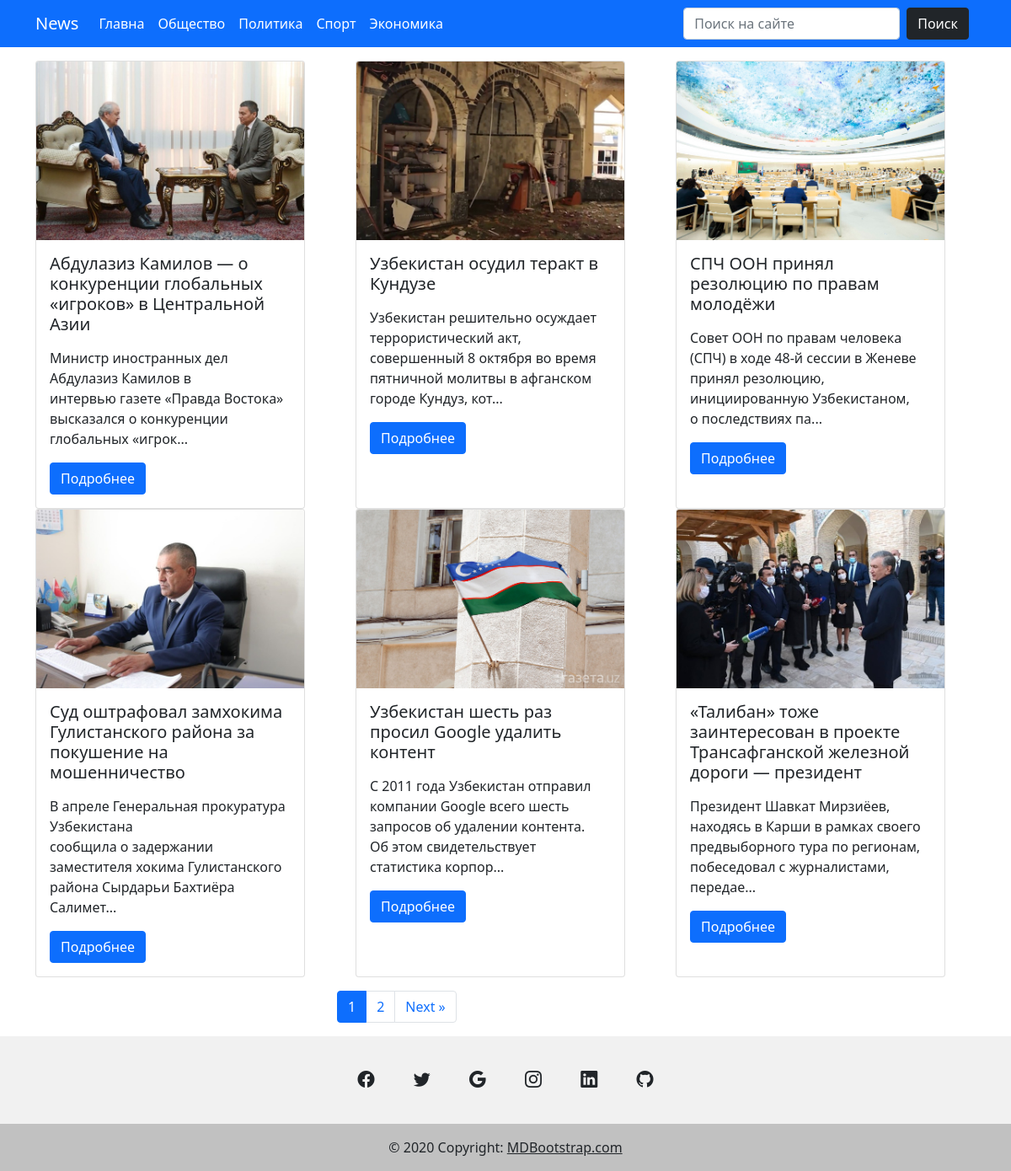
Screenshot of /category/politika with the database file from the repository.
### news/models.py (models this page shows, shortened)
class Category(models.Model):
	title = models.CharField(max_length=255)
	slug = models.SlugField(max_length=255, verbose_name='url', unique=True)
	def __str__(self):
		return self.title
	def get_absolute_url(self):
		return reverse('category', kwargs={"slug": self.slug})
	class Meta:
		ordering = ['title']
		verbose_name = 'Категория'
		verbose_name_plural = 'Категории'

class Post(models.Model):
	title = models.CharField(max_length=255)
	slug = models.SlugField(max_length=255, verbose_name='url', unique=True)
	content = models.TextField()
	created_at = models.DateTimeField(auto_now_add=True, verbose_name='Опублековано')
	photo = models.ImageField(upload_to='photo/%Y/%m/%d/', blank=False)
	views = models.IntegerField(default=0, verbose_name='Количество просмотров')
	category = models.ForeignKey(Category, on_delete=models.PROTECT, related_name='posts')
	tags = models.ManyToManyField(Tag, blank=True, related_name='posts')
	def get_absolute_url(self):
		return reverse('post', kwargs={"slug": self.slug})
	class Meta:
		ordering = ['-created_at']
		verbose_name = 'Пост'
		verbose_name_plural = 'Посты'

### news/views.py (the view)
# urls.py: path('category/<str:slug>', PostsByCategory.as_view(), name='category'),
class PostsByCategory(ListView):
	template_name = 'news/home_page.html'
	context_object_name = 'posts'
	paginate_by = 6
	allow_empty = False
	def get_queryset(self):
		return Post.objects.filter(category__slug=self.kwargs['slug'])
	def get_context_data(self, *, object_list=None, **kwargs):
		context = super().get_context_data(**kwargs)
		context['title'] = Category.objects.get(slug=self.kwargs['slug'])
		return context

### news/templatetags/menu.py (called while the page is built)
@register.inclusion_tag('news/categories_tpl.html')
def show_categories():
	categories = Category.objects.all()
	return {"categories": categories}

### news/templates/news/home_page.html (shortened to what this page needs)
{% extends 'news/base.html' %}
{%block main%}
<section class="p-3">
    <div class="container">
        <div class="row">
            {% for post in posts %}
            <div class="col-md-4 d-flex align-items-stretch">
                <div class="card" style="width: 20rem;">
                    {% if post.photo %}
                    <img src="{{ post.photo.url }}" class="card-img-top" alt="{{ post.title }}">
                    {% else %}
                    <img src="..." class="card-img-top" alt="...">
                    {% endif %}
                    <div class="card-body">
                        <h5 class="card-title">{{ post.title }}</h5>
                        <p class="card-text">{{ post.content|slice:150|safe }}...</p>
                        <a href="{{ post.get_absolute_url }}" class="btn btn-primary mt-auto">Подробнее</a>
                    </div>
                </div>
            </div>
            {% endfor %}
        </div>
    </div>
</section>
{%endblock%}

### news/templates/news/categories_tpl.html
<div class="collapse navbar-collapse" id="navmenu">
    <ul class="navbar-nav me-auto mb-2 mb-lg-0">
        <li class="nav-item">
            <a class="nav-link active" aria-current="page" href="{% url 'home' %}">Главна</a>
            {% for item in categories %}
        <li class="nav-item">
            <a class="nav-link active" aria-current="page" href="{{ item.get_absolute_url }}">{{ item.title}}</a>
            {% endfor%}
    </ul>
</div>

### rows the page displays
Category: title "Общество"
Category: title "Политика"
Category: title "Спорт"
Category: title "Экономика"
Post: photo (picture), title "Абдулазиз Камилов — о конкуренции глобальных «игроков» в Центральной Азии", content "Министр иностранных дел Абдулазиз Камилов в интервью газете «Правда Востока» высказался о конкуренции глобальных «игрок"
Post: photo (picture), title "Узбекистан осудил теракт в Кундузе", content "Узбекистан решительно осуждает террористический акт, совершенный 8 октября во время пятничной молитвы в афганском городе Кундуз, кот"
Post: photo (picture), title "СПЧ ООН принял резолюцию по правам молодёжи", content "Совет ООН по правам человека (СПЧ) в ходе 48-й сессии в Женеве принял резолюцию, инициированную Узбекистаном, о последствиях па"
Post: photo (picture), title "Суд оштрафовал замхокима Гулистанского района за покушение на мошенничество", content "В апреле Генеральная прокуратура Узбекистана сообщила о задержании заместителя хокима Гулистанского района Сырдарьи Бахтиёра Салимет"
Post: photo (picture), title "Узбекистан шесть раз просил Google удалить контент", content "С 2011 года Узбекистан отправил компании Google всего шесть запросов об удалении контента. Об этом свидетельствует статистика корпор"
Post: photo (picture), title "«Талибан» тоже заинтересован в проекте Трансафганской железной дороги — президент", content "Президент Шавкат Мирзиёев, находясь в Карши в рамках своего предвыборного тура по регионам, побеседовал с журналистами, передае"

### other values shown
{{ p }} "1"
{{ p }} "2"
